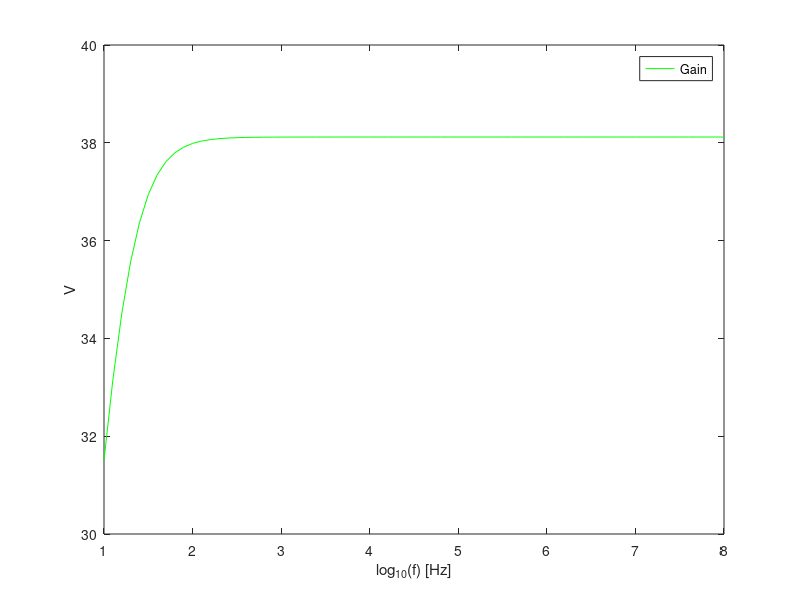

Reproduce this figure in MATLAB.
%gain stage

VT=25e-3
BFN=178.7
VAFN=69.7
RE1=200
RC1=700
RB1=85000
RB2=20000
VBEON=0.7
VCC=12
RS=100
c1 = 16.25e-6;
c2 = 5e-3;
c3 = 3e-3;


RB=1/(1/RB1+1/RB2);
VEQ=RB2/(RB1+RB2)*VCC;
IB1=(VEQ-VBEON)/(RB+(1+BFN)*RE1);
IC1=BFN*IB1;
IE1=(1+BFN)*IB1;
VE1=RE1*IE1;
VO1=VCC-RC1*IC1;
VCE=VO1-VE1;


gm1=IC1/VT;
rpi1=BFN/gm1;
ro1=VAFN/IC1;

RSB=RB*RS/(RB+RS);

AV1 = RSB/RS * RC1*(RE1-gm1*rpi1*ro1)/((ro1+RC1+RE1)*(RSB+rpi1+RE1)+gm1*RE1*ro1*rpi1 - RE1^2);
AV1_DB = 20*log10(abs(AV1));
AV1simple = RB/(RB+RS) * gm1*RC1/(1+gm1*RE1);
AV1simple_DB = 20*log10(abs(AV1simple));

RE1=0;
AV1 = RSB/RS * RC1*(RE1-gm1*rpi1*ro1)/((ro1+RC1+RE1)*(RSB+rpi1+RE1)+gm1*RE1*ro1*rpi1 - RE1^2);
AV1_DB = 20*log10(abs(AV1));
AV1simple =  RSB/RS * gm1*RC1/(1+gm1*RE1);
AV1simple_DB = 20*log10(abs(AV1simple));

RE1=200
ZI1 = 1/(1/RB+1/(((ro1+RC1+RE1)*(rpi1+RE1)+gm1*RE1*ro1*rpi1 - RE1^2)/(ro1+RC1+RE1)));

ZX = ro1*(1/RE1+1/(rpi1+RSB)+1/ro1+gm1*rpi1/(rpi1+RSB))/(1/RE1+1/(rpi1+RSB));
ZO1 = 1/(1/ZX+1/RC1);

RE1=0
ZI1 = 1/(1/RB+1/(((ro1+RC1+RE1)*(rpi1+RE1)+gm1*RE1*ro1*rpi1 - RE1^2)/(ro1+RC1+RE1)));
ZO1 = 1/(1/ro1+1/RC1);


tab=fopen("gain.tex","w");

fprintf(tab, "Gain DB & %fdB \\\\ \\hline \n", AV1simple_DB);
fprintf(tab, "Gain & %f \\\\ \\hline \n", AV1simple);
fprintf(tab, "Input Impedance & %f Ohm \\\\ \\hline \n", ZI1);
fprintf(tab, "Output Impedance & %f Ohm \\\\ \\hline \n", ZO1);

fclose(tab);


%ouput stage
BFP = 227.3
VAFP = 37.2
RE2 = 200
VEBON = 0.7
VI2 = VO1
IE2 = (VCC-VEBON-VI2)/RE2
IC2 = BFP/(BFP+1)*IE2
VO2 = VCC - RE2*IE2

gm2 = IC2/VT
go2 = IC2/VAFP
gpi2 = gm2/BFP
ge2 = 1/RE2

AV2 = gm2/(gm2+gpi2+go2+ge2)
ZI2 = (gm2+gpi2+go2+ge2)/gpi2/(gpi2+go2+ge2)
ZO2 = 1/(gm2+gpi2+go2+ge2)

tab=fopen("output.tex","w");
fprintf(tab, "Gain & %f \\\\ \\hline \n", AV2);
fprintf(tab, "Input Impedance & %f Ohm \\\\ \\hline \n", ZI2);
fprintf(tab, "Output Impedance & %f Ohm \\\\ \\hline \n", ZO2);

fclose(tab);

%total
gB = 1/(1/gpi2+ZO1);
AV = -(gB+gm2/gpi2*gB)/(gB+ge2+go2+gm2/gpi2*gB)*AV1;
AV_DB = 20*log10(abs(AV));
ZI=ZI1;
ZO=1/(go2+gm2/gpi2*gB+ge2+gB);

tab=fopen("total.tex","w");

fprintf(tab, "Gain DB & %fdB \\\\ \\hline \n", AV_DB);
fprintf(tab, "Gain & %f \\\\ \\hline \n", AV);
fprintf(tab, "Input Impedance & %f Ohm \\\\ \\hline \n", ZI);
fprintf(tab, "Output Impedance & %f Ohm \\\\ \\hline \n", ZO);

fclose(tab);
RE1=137;
vin=0.01;
Rpi2 = 1/ gpi2;
Ro2 = 1 / go2;
Load=8;
gain=[];
gain_DB=[];
i=1;

for t=1:0.1:8
	w=2*pi*power(10,t);
	Zc1 = 1 ./(j*w*c1);
	Zc2 = 1 ./(j*w*c2);
	Zc3 = 1 ./(j*w*c3);
	ZRe_C1=1/(1/RE1+1/Zc2);
	%ZRe2_Ro2=1/(1/Ro2+1/RE2);
	Zeq=1/(1/RE2+1/(Load+Zc3));
	
	A=[RS+Zc1+RB,-RB,0,0,0,0,0;
	-RB,RB+rpi1+ZRe_C1,0,-ZRe_C1,0,0,0;
	0,rpi1*gm1,1,0,0,0,0;
	0,-ZRe_C1,-ro1,ZRe_C1+ro1+RC1,-RC1,0,0;
	0,0,0,-RC1,Rpi2+RC1+Zeq,0,-Zeq;
	0,0,0,0,Rpi2*gm2,1,0;
	0,0,0,0,-Zeq,-Ro2,Zeq+Ro2;
	];

	B=[vin;0;0;0;0;0;0];
	
	X=A\B;
	Vout=(X(7)-X(5))*Zeq;
	
	gain(i)=Vout*Load/(Load+Zc3)/vin;
	gain_DB(i)=20*log10(abs(gain(i)));
	i=i+1;
endfor

gain_DB
t=1:0.1:8;
theo = figure();
plot (t, gain_DB, "g");
legend("Gain");
xlabel ("log_{10}(f) [Hz]");
ylabel ("V");
print (theo, "theo.eps", "-depsc");
